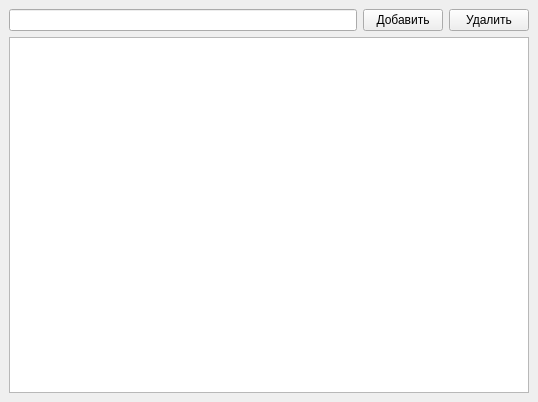
<?xml version="1.0" encoding="UTF-8"?>
<ui version="4.0">
 <class>UpdateProductsCategories</class>
 <widget class="QMainWindow" name="UpdateProductsCategories">
  <property name="geometry">
   <rect>
    <x>0</x>
    <y>0</y>
    <width>538</width>
    <height>402</height>
   </rect>
  </property>
  <property name="windowTitle">
   <string>Категории продуктов</string>
  </property>
  <widget class="QWidget" name="centralwidget">
   <layout class="QGridLayout" name="gridLayout">
    <item row="1" column="0">
     <widget class="QListView" name="listView"/>
    </item>
    <item row="0" column="0">
     <layout class="QHBoxLayout" name="horizontalLayout">
      <item>
       <widget class="QLineEdit" name="lineEdit"/>
      </item>
      <item>
       <widget class="QPushButton" name="pushButton">
        <property name="text">
         <string>Добавить</string>
        </property>
       </widget>
      </item>
      <item>
       <widget class="QPushButton" name="pushButton_2">
        <property name="text">
         <string>Удалить</string>
        </property>
       </widget>
      </item>
     </layout>
    </item>
   </layout>
  </widget>
 </widget>
 <resources/>
 <connections/>
</ui>
